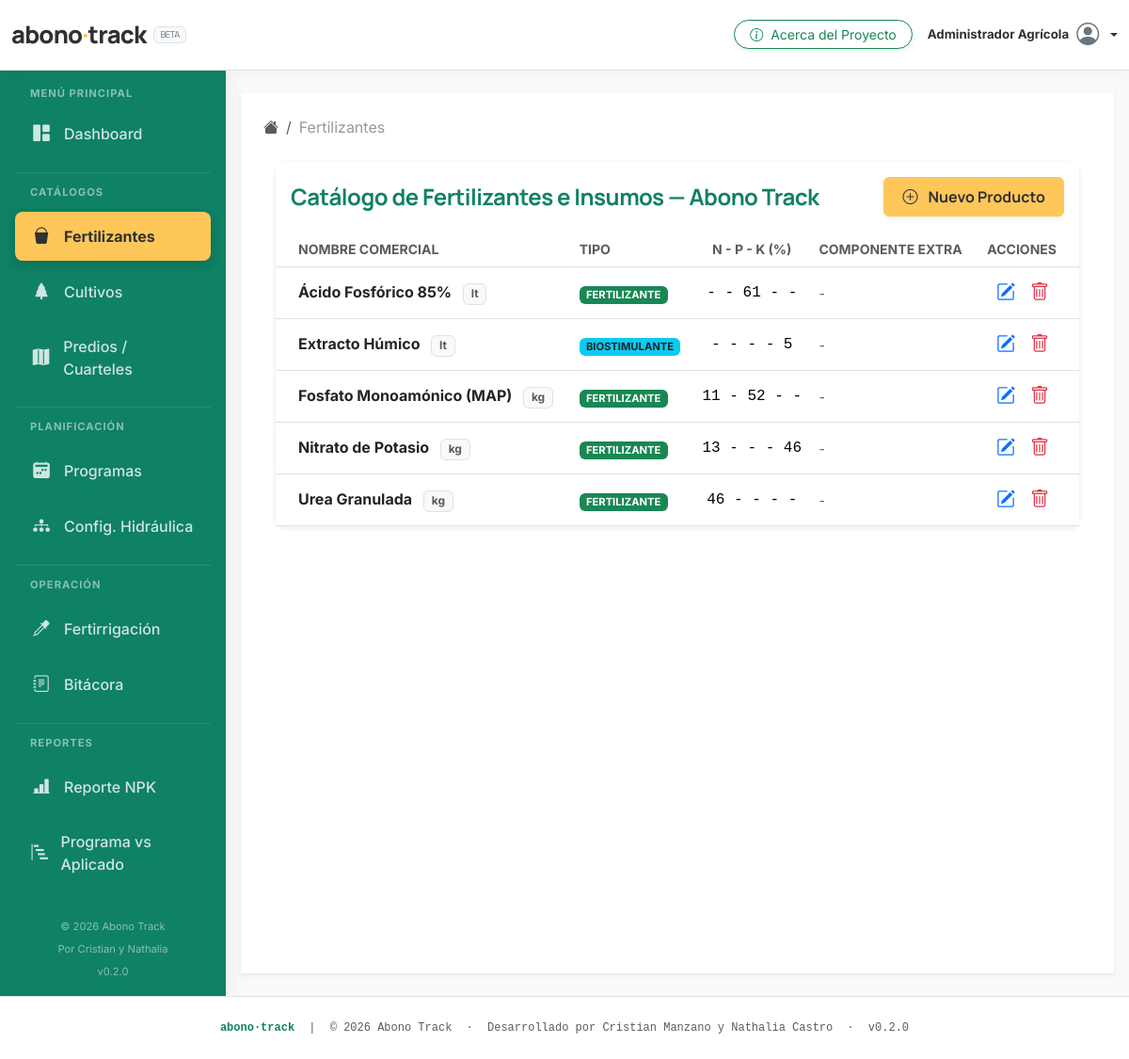
Page /public/fertilizante (signed in) on the committed database.
### tables this page shows
CREATE TABLE IF NOT EXISTS `fertilizantes` (
  `id` INT UNSIGNED NOT NULL AUTO_INCREMENT,
  `usuario_id` INT UNSIGNED NOT NULL,
  `nombre_comercial` VARCHAR(150) NOT NULL,
  `tipo_producto` VARCHAR(100),
  `tipo_unidad` ENUM('kg', 'lt') NOT NULL DEFAULT 'kg',
  `porcentaje_n` DECIMAL(6,2) UNSIGNED DEFAULT 0,
  `porcentaje_p` DECIMAL(6,2) UNSIGNED DEFAULT 0,
  `porcentaje_k` DECIMAL(6,2) UNSIGNED DEFAULT 0,
  `micronutrientes` JSON DEFAULT NULL,
  `densidad` DECIMAL(6,3) UNSIGNED DEFAULT 1.000,
  `activo` TINYINT(1) NOT NULL DEFAULT 1,
  `created_at` TIMESTAMP NOT NULL DEFAULT CURRENT_TIMESTAMP,
  PRIMARY KEY (`id`),
  INDEX `idx_fertilizantes_usuario` (`usuario_id`),
  CONSTRAINT `fk_fertilizantes_usuario` FOREIGN KEY (`usuario_id`) REFERENCES `usuarios`(`id`) ON DELETE CASCADE
);

### app/controllers/FertilizanteController.php (called while the page is built, shortened)
<?php
class FertilizanteController extends Controller {
    private $fertilizanteModel;
    public function __construct() {
        $this->fertilizanteModel = $this->model('FertilizanteModel');
    }
    public function index() {
        $data = [
            'titulo'        => 'Catálogo de Fertilizantes e Insumos — Abono Track',
            'fertilizantes' => $this->fertilizanteModel->obtenerTodos(),
            'breadcrumbs'   => [
                ['label' => 'Fertilizantes'],
            ],
        ];
        $this->view('fertilizantes/index', $data);
    }
}
?>

### app/core/App.php (called while the page is built, shortened)
<?php
class App {
    protected $currentMethod     = 'index';
    public function __construct() {
        $url = $this->getUrl();
        if (isset($url[0])) {
            $controllerName = ucwords($url[0]) . 'Controller';
            if (file_exists(APP_ROOT . '/controllers/' . $controllerName . '.php')) {
                unset($url[0]);
            }
        }
        $this->currentController = new $this->currentController();
        $this->params = $url ? array_values($url) : [];
        call_user_func_array([$this->currentController, $this->currentMethod], $this->params);
    }
    public function getUrl() {
        if (isset($_GET['url'])) {
            $url = rtrim($_GET['url'], '/');
            $url = filter_var($url, FILTER_SANITIZE_URL);
            $url = explode('/', $url);
            return $url;
        }
        return [];
    }
}
?>

### public/index.php (called while the page is built, shortened)
<?php
require_once '../app/core/SessionHelper.php';
spl_autoload_register(function ($className) {
    $file = '../app/core/' . $className . '.php';
});
$app = new App;
?>

### app/core/Database.php (called while the page is built, shortened)
<?php
class Database {
    private $host   = DB_HOST;
    private $user   = DB_USER;
    private $pass   = DB_PASS;
    private $dbname = DB_NAME;
    private $dbh;
    private $stmt;
    private static $instance = null;
    private function __construct() {
        $dsn = 'mysql:host=' . $this->host . ';dbname=' . $this->dbname;
        $options = [
            PDO::ATTR_PERSISTENT         => true,
            PDO::ATTR_ERRMODE            => PDO::ERRMODE_EXCEPTION,
            PDO::ATTR_DEFAULT_FETCH_MODE => PDO::FETCH_OBJ,
            PDO::MYSQL_ATTR_INIT_COMMAND => 'SET NAMES utf8mb4',
        ];
        try {
            $this->dbh = new PDO($dsn, $this->user, $this->pass, $options);
        } catch (PDOException $e) {
            $this->error = $e->getMessage();
            die('Error de conexión a la base de datos.');
        }
    }
    public static function getInstance() {
        if (self::$instance === null) {
            self::$instance = new Database();
        }
        return self::$instance;
    }
    public function query($sql) {
        $this->stmt = $this->dbh->prepare($sql);
    }
    public function bind($param, $value, $type = null) {
        if (is_null($type)) {
            switch (true) {
                case is_int($value):  $type = PDO::PARAM_INT;  break;
            }
        }
        $this->stmt->bindValue($param, $value, $type);
    }
    public function execute() {
        return $this->stmt->execute();
    }
    public function resultSet() {
        $this->execute();
        return $this->stmt->fetchAll();
    }
}
?>

### app/models/FertilizanteModel.php (called while the page is built, shortened)
<?php
class FertilizanteModel {
    private $db;
    private $usuario_id;
    public function __construct($db, $usuario_id) {
        $this->db       = $db;
        $this->usuario_id = $usuario_id;
    }
    public function obtenerTodos($limit = null, $offset = 0) {
        $sql = "SELECT * FROM fertilizantes
                WHERE usuario_id = :usuario_id
                ORDER BY nombre_comercial ASC";
        $this->db->query($sql);
        $this->db->bind(':usuario_id', $this->usuario_id);
        return $this->db->resultSet();
    }
}
?>

### app/core/SessionHelper.php (called while the page is built, shortened)
<?php
class SessionHelper {
    public static function getUserId() {
        return $_SESSION['usuario_id'] ?? null;
    }
}
?>

### app/views/fertilizantes/index.php (the view, shortened to what this page needs)
<div class="container-fluid mt-4">
    <div class="row">
        <div class="col-md-12 mx-auto">
            <div class="card shadow-sm">
                <div class="card-header d-flex justify-content-between align-items-center bg-white border-bottom-0 py-3">
                    <h4 class="mb-0 text-primary-dark-green fw-bold"><?php echo $data['titulo']; ?></h4>
                    <a href="<?php echo URL_ROOT; ?>/fertilizante/form" class="btn btn-accent-calendula shadow-sm">
                        <i class="bi bi-plus-circle me-2"></i> Nuevo Producto
                    </a>
                </div>
                <div class="card-body p-0">
                    <div class="table-responsive">
                        <table class="table table-hover align-middle mb-0">
                            <thead class="bg-light">
                                <tr>
                                    <th class="ps-4 text-uppercase text-muted small">Nombre Comercial</th>
                                    <th class="text-uppercase text-muted small">Tipo</th>
                                    <th class="text-center text-uppercase text-muted small">N - P - K (%)</th>
                                    <th class="text-uppercase text-muted small">Componente Extra</th>
                                    <th class="text-end pe-4 text-uppercase text-muted small">Acciones</th>
                                </tr>
                            </thead>
                            <tbody>
                                <?php if (empty($data['fertilizantes'])): ?>
                                    <tr>
                                        <td colspan="5" class="text-center py-5 text-muted">
                                            <i class="bi bi-bucket fs-1 d-block mb-2 opacity-50"></i>
                                            No hay productos registrados en el catálogo.
                                        </td>
                                    </tr>
                                <?php else: ?>
                                    <?php foreach($data['fertilizantes'] as $prod): ?>
                                    <tr>
                                        <td class="ps-4 fw-bold text-dark">
                                            <?php echo htmlspecialchars($prod->nombre_comercial); ?>
                                            <span class="badge bg-light text-muted border ms-2"><?php echo $prod->tipo_unidad; ?></span>
                                        </td>
                                        <td>
                                            <?php
                                                $badgeClass = 'bg-secondary';
                                                if ($prod->tipo_producto == 'fertilizante')   $badgeClass = 'bg-success';
                                                if ($prod->tipo_producto == 'biostimulante')  $badgeClass = 'bg-info text-dark';
                                            ?>
                                            <span class="badge <?php echo $badgeClass; ?> text-uppercase" style="font-size: 0.7rem;">
                                                <?php echo $prod->tipo_producto; ?>
                                            </span>
                                        </td>
                                        <td class="text-center font-monospace">
                                            <?php
                                                echo ($prod->porcentaje_n > 0 ? floatval($prod->porcentaje_n) : '-') . ' - ';
                                                echo ($prod->porcentaje_p > 0 ? floatval($prod->porcentaje_p) : '-') . ' - ';
                                                echo ($prod->porcentaje_k > 0 ? floatval($prod->porcentaje_k) : '-');
                                            ?>
                                        </td>
                                        <td>
                                            <?php if (!empty($prod->componente_extra_nombre)): ?>
                                                <span class="text-primary fw-bold small">
                                                    <?php echo htmlspecialchars($prod->componente_extra_nombre); ?>:
                                                </span>
                                                <?php echo floatval($prod->componente_extra_porcentaje); ?>%
                                            <?php else: ?>
                                                <span class="text-muted small">-</span>
                                            <?php endif; ?>
                                        </td>
                                        <td class="text-end pe-4">
                                            <div class="btn-group">
                                                <a href="<?php echo URL_ROOT; ?>/fertilizante/form/<?php echo $prod->id; ?>" class="btn btn-sm btn-outline-primary border-0" title="Editar">
                                                    <i class="bi bi-pencil-square fs-5"></i>
                                                </a>
                                                <form action="<?php echo URL_ROOT; ?>/fertilizante/eliminar/<?php echo $prod->id; ?>" method="POST" onsubmit="return confirm('¿Desactivar este producto?');">
                                                    <button type="submit" class="btn btn-sm btn-outline-danger border-0" title="Eliminar">
                                                        <i class="bi bi-trash fs-5"></i>
                                                    </button>
                                                </form>
                                            </div>
                                        </td>
                                    </tr>
                                    <?php endforeach; ?>
                                <?php endif; ?>
                            </tbody>
                        </table>
                    </div>
                </div>
            </div>
        </div>
    </div>
</div>

### rows in the picture
fertilizantes: nombre_comercial "Ácido Fosfórico 85%", tipo_unidad "lt", tipo_producto "FERTILIZANTE", porcentaje_p "61"
fertilizantes: nombre_comercial "Extracto Húmico", tipo_unidad "lt", tipo_producto "BIOSTIMULANTE", porcentaje_k "5"
fertilizantes: nombre_comercial "Fosfato Monoamónico (MAP)", tipo_unidad "kg", tipo_producto "FERTILIZANTE", porcentaje_n "11", porcentaje_p "52"
fertilizantes: nombre_comercial "Nitrato de Potasio", tipo_unidad "kg", tipo_producto "FERTILIZANTE", porcentaje_n "13", porcentaje_k "46"
fertilizantes: nombre_comercial "Urea Granulada", tipo_unidad "kg", tipo_producto "FERTILIZANTE", porcentaje_n "46"

### other values in the picture
SessionHelper::getUserName() "Administrador Agrícola"
$c['label'] "Fertilizantes"
$data['titulo'] "Catálogo de Fertilizantes e Insumos — Abono Track"
SITE_NAME "Abono Track"
